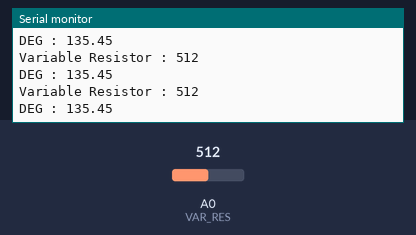
A sketch run on a simulated Arduino Uno, built with avr-gcc and run on an emulated ATmega328P. Shown: the last lines printed to the serial monitor. The inputs (shaded band) are chosen by the test bench; at power-on: A0 (VAR_RES) = 512.

Above: at 1.3 s.
1.4 s: A0 (VAR_RES) set to 716
At 1.82 s:
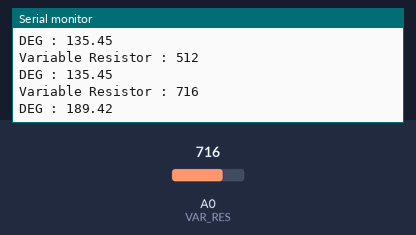
2.9 s: A0 (VAR_RES) set to 900
At 3.32 s:
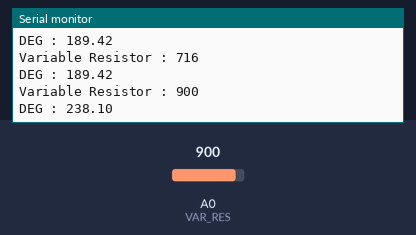
Timing chart, 0 to 5.9 s (numbered marks = the images above; inputs shaded):
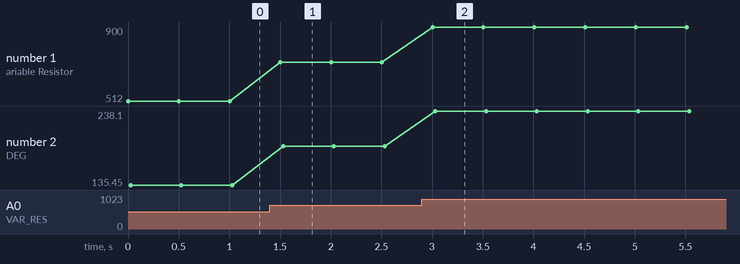

The sketch:

t02.ino
```cpp
#define VAR_RES A0


void setup(){
  Serial.begin(9600);
pinMode(VAR_RES,INPUT);
}

void loop(){
  int val_var_res=analogRead(VAR_RES);
  float ang=val_var_res/3.78;
  Serial.print("Variable Resistor : ");
  Serial.println(val_var_res);
  Serial.print("DEG : ");
  Serial.println(ang);
  delay(500);
}
```

Measured:
- after the input at 1.4 s, the serial monitor: prints a new line after 0.10 s (image 1)
- after the input at 2.9 s, the serial monitor: prints a new line after 0.11 s (image 2)
- plotted number 1: 512 → 716 after the input at 1.4 s, 716 → 900 after the input at 2.9 s
- plotted number 2: 135.45 → 189.42 after the input at 1.4 s, 189.42 → 238.1 after the input at 2.9 s
